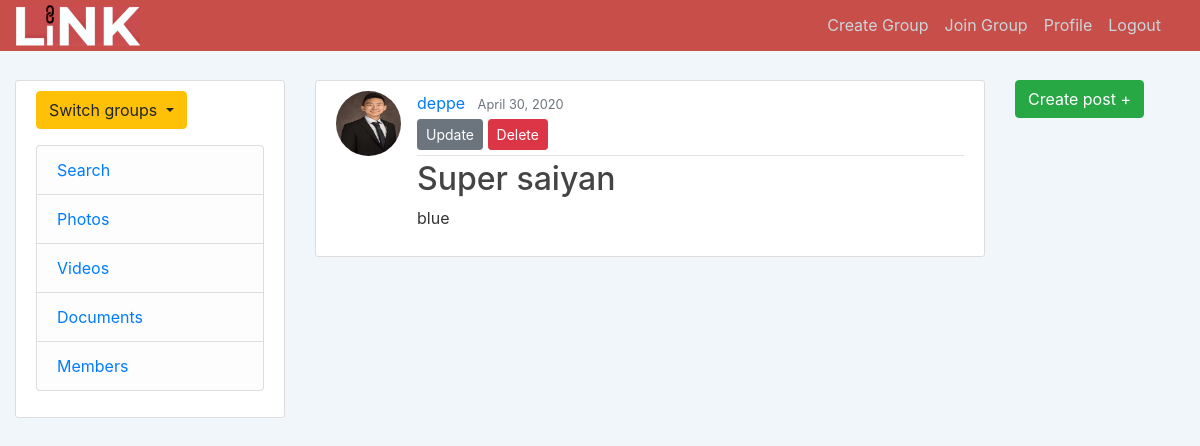
The app's page /post/2/ (signed in) with its own data.
### journal/models.py (models this page shows, shortened)
class Post(models.Model):
    title = models.CharField(max_length=100)
    content = models.TextField()
    image = models.ImageField(default='NULL', upload_to='profile_pics')
    video = models.FileField(default='NULL', upload_to="profile_pics")
    date_posted = models.DateTimeField(default=timezone.now)
    author = models.ForeignKey(User, on_delete=models.CASCADE)

### users/models.py (models this page shows, shortened)
class Profile(models.Model):
    user = models.OneToOneField(User, on_delete=models.CASCADE)
    image = models.ImageField(default='default.jpg', upload_to='profile_pics')
    groups = models.ManyToManyField('groups.LinkGroup')

### journal/views.py (the view)
# urls.py: path('post/<int:pk>/', PostDetailView.as_view(), name='post-detail'),
class PostDetailView(DetailView):
    model = Post

### journal/templates/journal/post_detail.html (shortened to what this page needs)
{% extends "journal/base.html" %}
{% block content %}
  <article class="media content-section">
    <img class="rounded-circle article-img" src="{{ object.author.profile.image.url }}">
    <div class="media-body">
      <div class="article-metadata">
        <a class="mr-2" href="{% url 'user-posts' object.author.username %}">{{ object.author }}</a>
        <small class="text-muted">{{ object.date_posted|date:"F d, Y" }}</small>
        {% if object.author == user %}
          <div>
            <a class="btn btn-secondary btn-sm mt-1 mb-1" href="{% url 'post-update' object.id %}">Update</a>
            <a class="btn btn-danger btn-sm mt-1 mb-1" href="{% url 'post-delete' object.id %}">Delete</a>
          </div>
        {% endif %}
      </div>
      <h2 class="article-title">{{ object.title }}</h2>
      <p class="article-content">{{ object.content }}</p>
    </div>
  </article>
{% endblock content %}

### journal/static/journal/main.css (style rules this page uses)
body { background: rgb(241, 246, 251); color: #333333; margin-top: 5rem; }
h1, h2, h3, h4, h5, h6 { color: #444444; }
.content-section { background: #ffffff; padding: 10px 20px; border: 1px solid #dddddd; border-radius: 3px; margin-bottom: 20px; }
.article-title { color: #444444; }
.article-content { white-space: pre-line; }
.article-img { height: 65px; width: 65px; margin-right: 16px; }
.article-metadata { padding-bottom: 1px; margin-bottom: 4px; border-bottom: 1px solid #e3e3e3 }

### records on screen
Post: author.profile.image (placeholder picture), author "deppe", date_posted "April 30, 2020", title "Super saiyan", content "blue"
